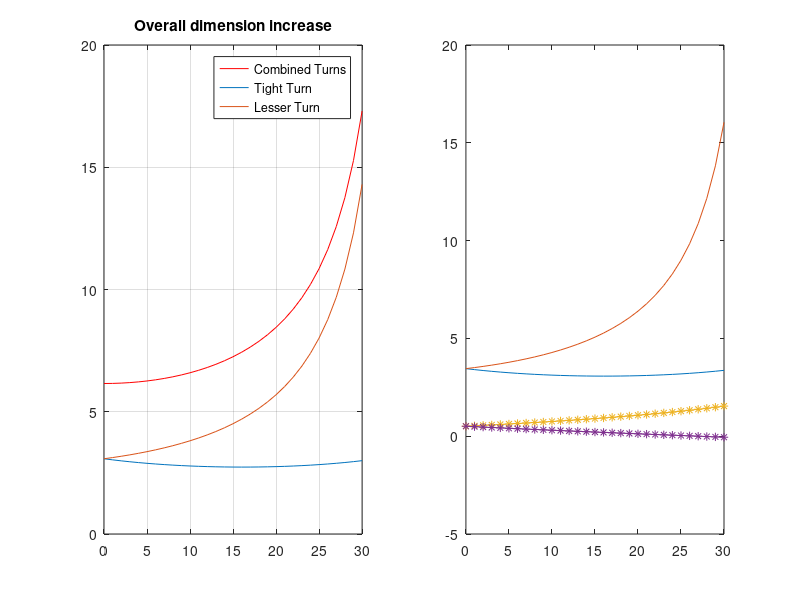

Recreate this plot in MATLAB.
close all; clear all;
theta0 = 27;  % TIR limit of waveguide
m0 = tand(theta0);   %slope of a ray in global coordinates

theta_tilt = linspace(0,30,31);   %tilt of panels

theta_turn(1,:) = 90 + theta_tilt;
theta_turn(2,:) = 90 - theta_tilt;


x0 = -1./tand(theta_turn+theta0);  %calculates extension to prevent retro-reflection

theta_fold = theta_turn/2;    %angle of fold mirror 
m_fold = tand(theta_fold);    %slope 

x_extend  = (-m_fold.*x0 -1)./(m0-m_fold);  %intersection of mirror and boundary ray
y_extend = m0*x_extend;

d_extend = sqrt(x_extend.^2 + y_extend.^2); %distance to intersection

h_out = d_extend.*cosd(theta0);    %perpendicular distance of output channel

couplerWidth = sum(h_out);
subplot(1,2,1);
plot(theta_tilt,couplerWidth,'r'); grid on; title('Overall dimension increase')
hold on;plot(theta_tilt,h_out);

legend('Combined Turns','Tight Turn','Lesser Turn')
subplot(1,2,2);
plot(theta_tilt,d_extend'); hold on 
plot(theta_tilt,x0','*-')